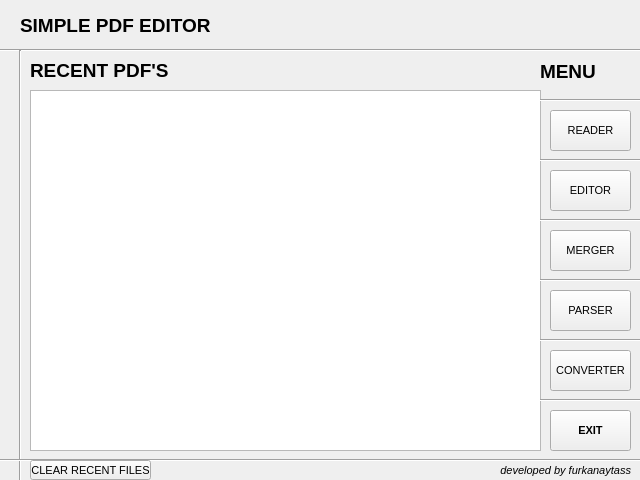
<?xml version="1.0" encoding="UTF-8"?>
<ui version="4.0">
 <class>MainWindow</class>
 <widget class="QMainWindow" name="MainWindow">
  <property name="geometry">
   <rect>
    <x>0</x>
    <y>0</y>
    <width>640</width>
    <height>480</height>
   </rect>
  </property>
  <property name="minimumSize">
   <size>
    <width>640</width>
    <height>480</height>
   </size>
  </property>
  <property name="maximumSize">
   <size>
    <width>640</width>
    <height>480</height>
   </size>
  </property>
  <property name="font">
   <font>
    <pointsize>8</pointsize>
   </font>
  </property>
  <property name="windowTitle">
   <string>PDF EDITOR - furkanaytass</string>
  </property>
  <property name="styleSheet">
   <string notr="true"/>
  </property>
  <widget class="QWidget" name="centralwidget">
   <widget class="QTableView" name="recent_pdfs_table_view">
    <property name="geometry">
     <rect>
      <x>30</x>
      <y>90</y>
      <width>511</width>
      <height>361</height>
     </rect>
    </property>
   </widget>
   <widget class="Line" name="horizontal_line">
    <property name="geometry">
     <rect>
      <x>-10</x>
      <y>40</y>
      <width>651</width>
      <height>20</height>
     </rect>
    </property>
    <property name="orientation">
     <enum>Qt::Horizontal</enum>
    </property>
   </widget>
   <widget class="Line" name="vertica_line">
    <property name="geometry">
     <rect>
      <x>5</x>
      <y>50</y>
      <width>31</width>
      <height>431</height>
     </rect>
    </property>
    <property name="orientation">
     <enum>Qt::Vertical</enum>
    </property>
   </widget>
   <widget class="QLabel" name="main_title_label">
    <property name="geometry">
     <rect>
      <x>20</x>
      <y>10</y>
      <width>521</width>
      <height>31</height>
     </rect>
    </property>
    <property name="font">
     <font>
      <pointsize>14</pointsize>
      <weight>75</weight>
      <italic>false</italic>
      <bold>true</bold>
     </font>
    </property>
    <property name="styleSheet">
     <string notr="true">QLabel {background: &quot;black&quot;; color: &quot;white&quot;;}</string>
    </property>
    <property name="text">
     <string>SIMPLE PDF EDITOR </string>
    </property>
    <property name="alignment">
     <set>Qt::AlignLeading|Qt::AlignLeft|Qt::AlignVCenter</set>
    </property>
   </widget>
   <widget class="QPushButton" name="reader_push_button">
    <property name="geometry">
     <rect>
      <x>550</x>
      <y>110</y>
      <width>81</width>
      <height>41</height>
     </rect>
    </property>
    <property name="text">
     <string>READER</string>
    </property>
   </widget>
   <widget class="QPushButton" name="editor_push_button">
    <property name="geometry">
     <rect>
      <x>550</x>
      <y>170</y>
      <width>81</width>
      <height>41</height>
     </rect>
    </property>
    <property name="text">
     <string>EDITOR</string>
    </property>
   </widget>
   <widget class="QPushButton" name="merger_push_button">
    <property name="geometry">
     <rect>
      <x>550</x>
      <y>230</y>
      <width>81</width>
      <height>41</height>
     </rect>
    </property>
    <property name="text">
     <string>MERGER</string>
    </property>
   </widget>
   <widget class="QPushButton" name="parser_push_button">
    <property name="geometry">
     <rect>
      <x>550</x>
      <y>290</y>
      <width>81</width>
      <height>41</height>
     </rect>
    </property>
    <property name="text">
     <string>PARSER</string>
    </property>
   </widget>
   <widget class="QPushButton" name="converter_push_button">
    <property name="geometry">
     <rect>
      <x>550</x>
      <y>350</y>
      <width>81</width>
      <height>41</height>
     </rect>
    </property>
    <property name="text">
     <string>CONVERTER</string>
    </property>
   </widget>
   <widget class="Line" name="horizontal_line_2">
    <property name="geometry">
     <rect>
      <x>0</x>
      <y>450</y>
      <width>651</width>
      <height>20</height>
     </rect>
    </property>
    <property name="orientation">
     <enum>Qt::Horizontal</enum>
    </property>
   </widget>
   <widget class="Line" name="line">
    <property name="geometry">
     <rect>
      <x>540</x>
      <y>330</y>
      <width>101</width>
      <height>21</height>
     </rect>
    </property>
    <property name="orientation">
     <enum>Qt::Horizontal</enum>
    </property>
   </widget>
   <widget class="Line" name="line_2">
    <property name="geometry">
     <rect>
      <x>540</x>
      <y>270</y>
      <width>101</width>
      <height>21</height>
     </rect>
    </property>
    <property name="orientation">
     <enum>Qt::Horizontal</enum>
    </property>
   </widget>
   <widget class="Line" name="line_3">
    <property name="geometry">
     <rect>
      <x>540</x>
      <y>210</y>
      <width>101</width>
      <height>21</height>
     </rect>
    </property>
    <property name="orientation">
     <enum>Qt::Horizontal</enum>
    </property>
   </widget>
   <widget class="Line" name="line_4">
    <property name="geometry">
     <rect>
      <x>540</x>
      <y>150</y>
      <width>101</width>
      <height>21</height>
     </rect>
    </property>
    <property name="orientation">
     <enum>Qt::Horizontal</enum>
    </property>
   </widget>
   <widget class="Line" name="line_5">
    <property name="geometry">
     <rect>
      <x>540</x>
      <y>380</y>
      <width>101</width>
      <height>41</height>
     </rect>
    </property>
    <property name="orientation">
     <enum>Qt::Horizontal</enum>
    </property>
   </widget>
   <widget class="QPushButton" name="exit_push_button">
    <property name="geometry">
     <rect>
      <x>550</x>
      <y>410</y>
      <width>81</width>
      <height>41</height>
     </rect>
    </property>
    <property name="font">
     <font>
      <weight>75</weight>
      <bold>true</bold>
     </font>
    </property>
    <property name="text">
     <string>EXIT</string>
    </property>
   </widget>
   <widget class="QLabel" name="table_view_title_label">
    <property name="geometry">
     <rect>
      <x>30</x>
      <y>60</y>
      <width>211</width>
      <height>20</height>
     </rect>
    </property>
    <property name="font">
     <font>
      <pointsize>14</pointsize>
      <weight>75</weight>
      <italic>false</italic>
      <bold>true</bold>
     </font>
    </property>
    <property name="styleSheet">
     <string notr="true">QLabel {background: &quot;black&quot;; color: &quot;white&quot;;}</string>
    </property>
    <property name="text">
     <string>RECENT PDF'S</string>
    </property>
    <property name="alignment">
     <set>Qt::AlignLeading|Qt::AlignLeft|Qt::AlignVCenter</set>
    </property>
   </widget>
   <widget class="QLabel" name="table_view_title_label_2">
    <property name="geometry">
     <rect>
      <x>430</x>
      <y>460</y>
      <width>201</width>
      <height>20</height>
     </rect>
    </property>
    <property name="font">
     <font>
      <pointsize>8</pointsize>
      <weight>50</weight>
      <italic>true</italic>
      <bold>false</bold>
     </font>
    </property>
    <property name="styleSheet">
     <string notr="true"/>
    </property>
    <property name="text">
     <string>developed by furkanaytass</string>
    </property>
    <property name="alignment">
     <set>Qt::AlignRight|Qt::AlignTrailing|Qt::AlignVCenter</set>
    </property>
   </widget>
   <widget class="QLabel" name="table_view_title_label_3">
    <property name="geometry">
     <rect>
      <x>540</x>
      <y>61</y>
      <width>101</width>
      <height>20</height>
     </rect>
    </property>
    <property name="font">
     <font>
      <pointsize>14</pointsize>
      <weight>75</weight>
      <italic>false</italic>
      <bold>true</bold>
     </font>
    </property>
    <property name="styleSheet">
     <string notr="true">QLabel {background: &quot;black&quot;; color: &quot;white&quot;;}</string>
    </property>
    <property name="text">
     <string>MENU</string>
    </property>
    <property name="alignment">
     <set>Qt::AlignLeading|Qt::AlignLeft|Qt::AlignVCenter</set>
    </property>
   </widget>
   <widget class="Line" name="line_6">
    <property name="geometry">
     <rect>
      <x>540</x>
      <y>90</y>
      <width>101</width>
      <height>21</height>
     </rect>
    </property>
    <property name="orientation">
     <enum>Qt::Horizontal</enum>
    </property>
   </widget>
   <widget class="QPushButton" name="clear_recent_pdf_files_push_button">
    <property name="geometry">
     <rect>
      <x>30</x>
      <y>460</y>
      <width>121</width>
      <height>20</height>
     </rect>
    </property>
    <property name="text">
     <string>CLEAR RECENT FILES</string>
    </property>
   </widget>
  </widget>
 </widget>
 <resources/>
 <connections/>
</ui>
